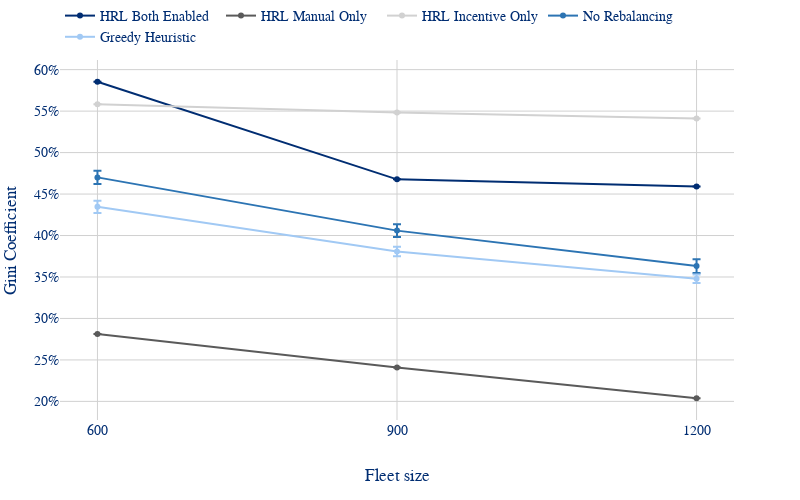

Notebook cell for this chart:
### Code cell
plot_fleet_linechart(full_results, 'mean_gini_index').show()

### Figure 1 — Plotly figure (JSON) as saved in the notebook; plotly's stock layout.template omitted (floating-point values rounded to 4 significant figures)
{"data": [{"error_y": {"array": [0.0, 0.0, 0.0], "type": "data", "visible": true}, "hovertemplate": "Model=%{text}<br>Fleet=%{x}<br>Mean=%{y:.4f}<extra></extra>", "mode": "lines+markers", "name": "HRL Both Enabled", "text": ["HRL Both Enabled", "HRL Both Enabled", "HRL Both Enabled"], "type": "scatter", "x": [600, 900, 1200], "y": [0.5854, 0.4677, 0.4592]}, {"error_y": {"array": [0.0, 0.0, 0.0], "type": "data", "visible": true}, "hovertemplate": "Model=%{text}<br>Fleet=%{x}<br>Mean=%{y:.4f}<extra></extra>", "mode": "lines+markers", "name": "HRL Manual Only", "text": ["HRL Manual Only", "HRL Manual Only", "HRL Manual Only"], "type": "scatter", "x": [600, 900, 1200], "y": [0.2814, 0.241, 0.2038]}, {"error_y": {"array": [0.0, 0.0, 0.0], "type": "data", "visible": true}, "hovertemplate": "Model=%{text}<br>Fleet=%{x}<br>Mean=%{y:.4f}<extra></extra>", "mode": "lines+markers", "name": "HRL Incentive Only", "text": ["HRL Incentive Only", "HRL Incentive Only", "HRL Incentive Only"], "type": "scatter", "x": [600, 900, 1200], "y": [0.5583, 0.5483, 0.5411]}, {"error_y": {"array": [0.007953, 0.007701, 0.008356], "type": "data", "visible": true}, "hovertemplate": "Model=%{text}<br>Fleet=%{x}<br>Mean=%{y:.4f}<extra></extra>", "mode": "lines+markers", "name": "No Rebalancing", "text": ["No Rebalancing", "No Rebalancing", "No Rebalancing"], "type": "scatter", "x": [600, 900, 1200], "y": [0.4701, 0.4059, 0.3632]}, {"error_y": {"array": [0.007346, 0.005681, 0.005212], "type": "data", "visible": true}, "hovertemplate": "Model=%{text}<br>Fleet=%{x}<br>Mean=%{y:.4f}<extra></extra>", "mode": "lines+markers", "name": "Greedy Heuristic", "text": ["Greedy Heuristic", "Greedy Heuristic", "Greedy Heuristic"], "type": "scatter", "x": [600, 900, 1200], "y": [0.4346, 0.3807, 0.3478]}], "layout": {"height": 500, "legend": {"orientation": "h", "x": 0, "xanchor": "left", "y": 1.02, "yanchor": "bottom"}, "margin": {"b": 80, "l": 60, "r": 66, "t": 0}, "width": 800, "xaxis": {"categoryarray": ["600", "900", "1200"], "categoryorder": "array", "title": {"text": "Fleet size"}, "type": "category"}, "yaxis": {"tickformat": ".0%", "title": {"text": "Gini Coefficient"}}}}
